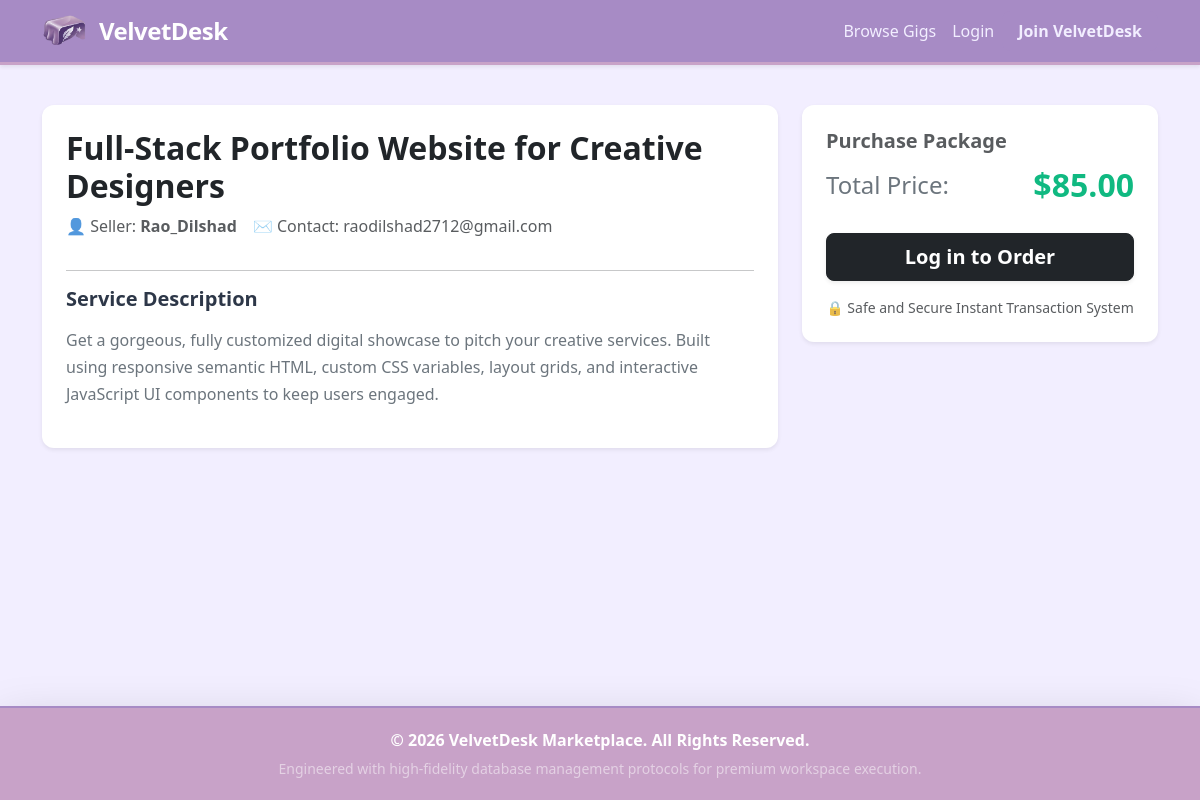
/gig_details.php?id=4, run on the app's committed database.
### tables this page shows
CREATE TABLE gigs (
        gig_id INTEGER PRIMARY KEY AUTOINCREMENT,
        user_id INTEGER,
        title TEXT NOT NULL,
        description TEXT NOT NULL,
        price REAL NOT NULL,
        image_path TEXT DEFAULT 'assets/default-gig.png',
        portfolio_link TEXT DEFAULT '',
        FOREIGN KEY (user_id) REFERENCES users(user_id) ON DELETE CASCADE
    );

### gig_details.php (the view, shortened to what this page needs)
<?php
include 'config.php';
$gig_id = intval($_GET['id']);
try {
    $sql = "SELECT gigs.*, users.username, users.email FROM gigs
            JOIN users ON gigs.user_id = users.user_id
            WHERE gigs.gig_id = :gig_id";
    $stmt = $conn->prepare($sql);
    $stmt->bindParam(':gig_id', $gig_id);
    $stmt->execute();
    $gig = $stmt->fetch(PDO::FETCH_ASSOC);
} catch (PDOException $e) {
    error_log("Gig details fetch error: " . $e->getMessage());
    die("Error loading service details.");
}
include 'header.php';
?>
<div class="row justify-content-center mt-3">
    <div class="col-md-8 mb-4">
        <div class="card p-4 shadow-sm border-0 mb-4" style="border-radius: 12px;">
            <h2 class="fw-bold text-dark mb-2"><?php echo htmlspecialchars($gig['title']); ?></h2>
            <div class="d-flex align-items-center mb-3 text-muted">
                <span class="me-3">👤 Seller: <strong><?php echo htmlspecialchars($gig['username']); ?></strong></span>
                <span>✉️ Contact: <?php echo htmlspecialchars($gig['email']); ?></span>
            </div>
            <hr>
            <h5 class="fw-bold mb-3" style="color: #2d3748;">Service Description</h5>
            <p class="text-secondary" style="line-height: 1.7; white-space: pre-wrap;"><?php echo htmlspecialchars($gig['description']); ?></p>
        </div>
    </div>
    <div class="col-md-4">
        <div class="card p-4 shadow-sm border-0 sticky-top" style="border-radius: 12px; top: 20px;">
            <h5 class="fw-bold text-muted mb-2">Purchase Package</h5>
            <div class="d-flex justify-content-between align-items-center mb-4">
                <span class="fs-4 text-secondary">Total Price:</span>
                <span class="fw-bold fs-2 text-success" style="color: #10b981 !important;">$<?php echo number_format($gig['price'], 2); ?></span>
            </div>
            <form action="gig_details.php?id=<?php echo $gig['gig_id']; ?>" method="POST">
                <?php if (isset($_SESSION['user_id'])): ?>
                    <?php if ($_SESSION['role'] === 'buyer'): ?>
                        <div class="mb-3">
                            <label class="form-label font-monospace small text-uppercase text-muted">Dummy Card Number</label>
                            <input type="text" class="form-control" placeholder="4242 •••• •••• 4242" disabled value="4242 4242 4242 4242">
                        </div>
                        <button type="submit" name="pay_now_btn" class="btn btn-success-custom btn-lg w-100 fw-bold py-2 shadow-sm fs-5">💳 Order & Pay Now</button>
                    <?php else: ?>
                        <div class="alert alert-warning text-center small mb-0">Sellers cannot buy services. Log in as a Buyer to purchase.</div>
                    <?php endif; ?>
                <?php else: ?>
                    <a href="login.php" class="btn btn-dark btn-lg w-100 fw-bold py-2 shadow-sm fs-5">Log in to Order</a>
                <?php endif; ?>
            </form>
            <div class="text-center mt-3 text-muted small">
                🔒 Safe and Secure Instant Transaction System
            </div>
        </div>
    </div>
</div>
<?php include 'footer.php'; ?>

### header.php (style rules this page uses)
body { background-color: #F2EEFF; min-height: 100vh; display: flex; flex-direction: column; font-family: 'Segoe UI', Tahoma, Geneva, Verdana, sans-serif; }

### data on the page
gigs: title "Full-Stack Portfolio Website for Creative Designers", description "Get a gorgeous, fully customized digital showcase to pitch your creative services. Built using responsive semantic HTML, custom CSS variables, layout grids, and interactive JavaScript UI components to keep users engaged.", price "85.00"

### other printed values
$gig['username'] "Rao_Dilshad"
$gig['email'] "raodilshad2712@gmail.com"
